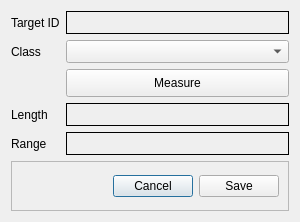
<?xml version="1.0" encoding="UTF-8"?>
<ui version="4.0">
 <class>targetDlg</class>
 <widget class="QDialog" name="targetDlg">
  <property name="geometry">
   <rect>
    <x>0</x>
    <y>0</y>
    <width>300</width>
    <height>217</height>
   </rect>
  </property>
  <property name="windowTitle">
   <string>Target Actions</string>
  </property>
  <layout class="QFormLayout" name="formLayout">
   <property name="fieldGrowthPolicy">
    <enum>QFormLayout::AllNonFixedFieldsGrow</enum>
   </property>
   <item row="0" column="0">
    <widget class="QLabel" name="label">
     <property name="text">
      <string>Target ID</string>
     </property>
    </widget>
   </item>
   <item row="0" column="1">
    <widget class="QLabel" name="targetLabel">
     <property name="minimumSize">
      <size>
       <width>0</width>
       <height>23</height>
      </size>
     </property>
     <property name="frameShape">
      <enum>QFrame::Box</enum>
     </property>
     <property name="text">
      <string/>
     </property>
    </widget>
   </item>
   <item row="1" column="0">
    <widget class="QLabel" name="label_3">
     <property name="text">
      <string>Class</string>
     </property>
    </widget>
   </item>
   <item row="1" column="1">
    <widget class="QComboBox" name="classBox">
     <property name="minimumSize">
      <size>
       <width>0</width>
       <height>23</height>
      </size>
     </property>
    </widget>
   </item>
   <item row="5" column="0" colspan="2">
    <widget class="QFrame" name="frame">
     <property name="minimumSize">
      <size>
       <width>0</width>
       <height>50</height>
      </size>
     </property>
     <property name="frameShape">
      <enum>QFrame::StyledPanel</enum>
     </property>
     <property name="frameShadow">
      <enum>QFrame::Raised</enum>
     </property>
     <layout class="QHBoxLayout" name="horizontalLayout">
      <item>
       <spacer name="horizontalSpacer">
        <property name="orientation">
         <enum>Qt::Horizontal</enum>
        </property>
        <property name="sizeHint" stdset="0">
         <size>
          <width>40</width>
          <height>20</height>
         </size>
        </property>
       </spacer>
      </item>
      <item>
       <widget class="QPushButton" name="cancelBtn">
        <property name="text">
         <string>Cancel</string>
        </property>
       </widget>
      </item>
      <item>
       <widget class="QPushButton" name="saveBtn">
        <property name="text">
         <string>Save</string>
        </property>
       </widget>
      </item>
     </layout>
    </widget>
   </item>
   <item row="3" column="0">
    <widget class="QLabel" name="label_2">
     <property name="text">
      <string>Length</string>
     </property>
    </widget>
   </item>
   <item row="3" column="1">
    <widget class="QLabel" name="measureLabel">
     <property name="minimumSize">
      <size>
       <width>0</width>
       <height>23</height>
      </size>
     </property>
     <property name="frameShape">
      <enum>QFrame::Box</enum>
     </property>
     <property name="text">
      <string/>
     </property>
    </widget>
   </item>
   <item row="4" column="0">
    <widget class="QLabel" name="label_4">
     <property name="text">
      <string>Range</string>
     </property>
    </widget>
   </item>
   <item row="4" column="1">
    <widget class="QLabel" name="rangeLabel">
     <property name="minimumSize">
      <size>
       <width>0</width>
       <height>23</height>
      </size>
     </property>
     <property name="frameShape">
      <enum>QFrame::Box</enum>
     </property>
     <property name="text">
      <string/>
     </property>
    </widget>
   </item>
   <item row="2" column="1">
    <widget class="QPushButton" name="measureBtn">
     <property name="minimumSize">
      <size>
       <width>0</width>
       <height>28</height>
      </size>
     </property>
     <property name="text">
      <string>Measure</string>
     </property>
    </widget>
   </item>
  </layout>
 </widget>
 <resources/>
 <connections/>
</ui>
